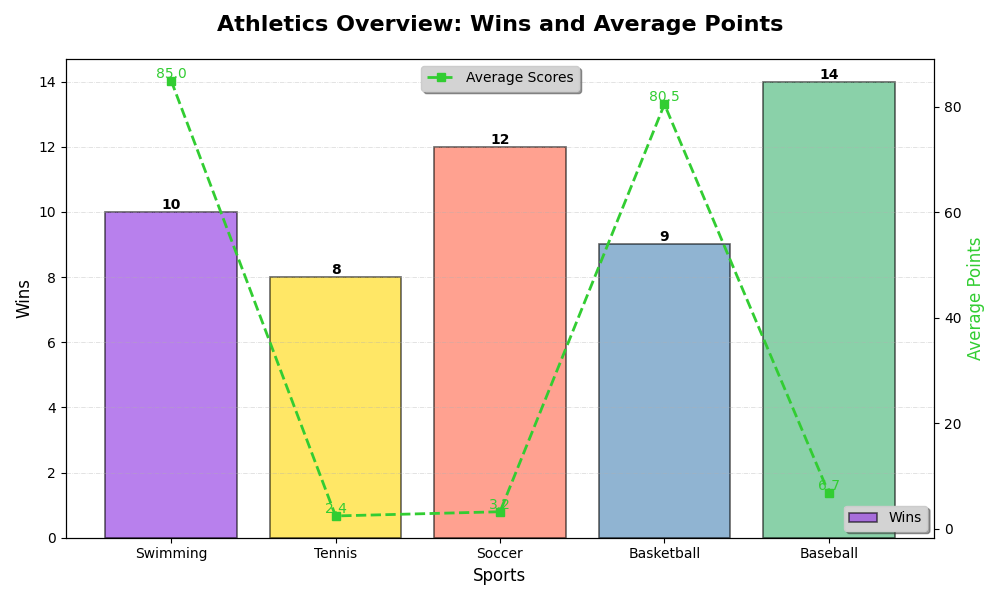

Write Python code to recreate this figure.
import matplotlib.pyplot as plt
import numpy as np

sports = ['Swimming', 'Tennis', 'Soccer', 'Basketball', 'Baseball']
wins = [10, 8, 12, 9, 14]
avg_scores = [85.0, 2.4, 3.2, 80.5, 6.7]
colors = ['#8A2BE2', '#FFD700', '#FF6347', '#4682B4', '#3CB371']

fig, ax1 = plt.subplots(figsize=(10, 6))

# Bar chart with altered borders (edgecolor) and transparency
bars = ax1.bar(sports, wins, color=colors, alpha=0.6, edgecolor='black', linewidth=1.2)

# Line plot with new marker and line style
ax2 = ax1.twinx()
ax2.plot(sports, avg_scores, color='#32CD32', marker='s', linestyle='--', linewidth=2, label='Average Scores')

# Title and labels
ax1.set_title('Athletics Overview: Wins and Average Points', fontsize=16, fontweight='bold', pad=20)
ax1.set_xlabel('Sports', fontsize=12)
ax1.set_ylabel('Wins', fontsize=12)
ax2.set_ylabel('Average Points', fontsize=12, color='#32CD32')

# Annotations for wins
for bar in bars:
    yval = bar.get_height()
    ax1.text(bar.get_x() + bar.get_width() / 2, yval, int(yval), ha='center', va='bottom', fontsize=10, fontweight='bold')

# Annotations for scores
for i, value in enumerate(avg_scores):
    ax2.text(i, value, f'{value}', color='#32CD32', fontsize=10, ha='center', va='bottom')

# Altered gridlines
ax1.yaxis.grid(True, linestyle='-.', linewidth=0.5, alpha=0.5)

# Altered legends
ax1.legend(['Wins'], loc='lower right', frameon=True, shadow=True, facecolor='lightgrey')
ax2.legend(loc='upper center', frameon=True, shadow=True, facecolor='lightgrey')

plt.tight_layout()
plt.show()
